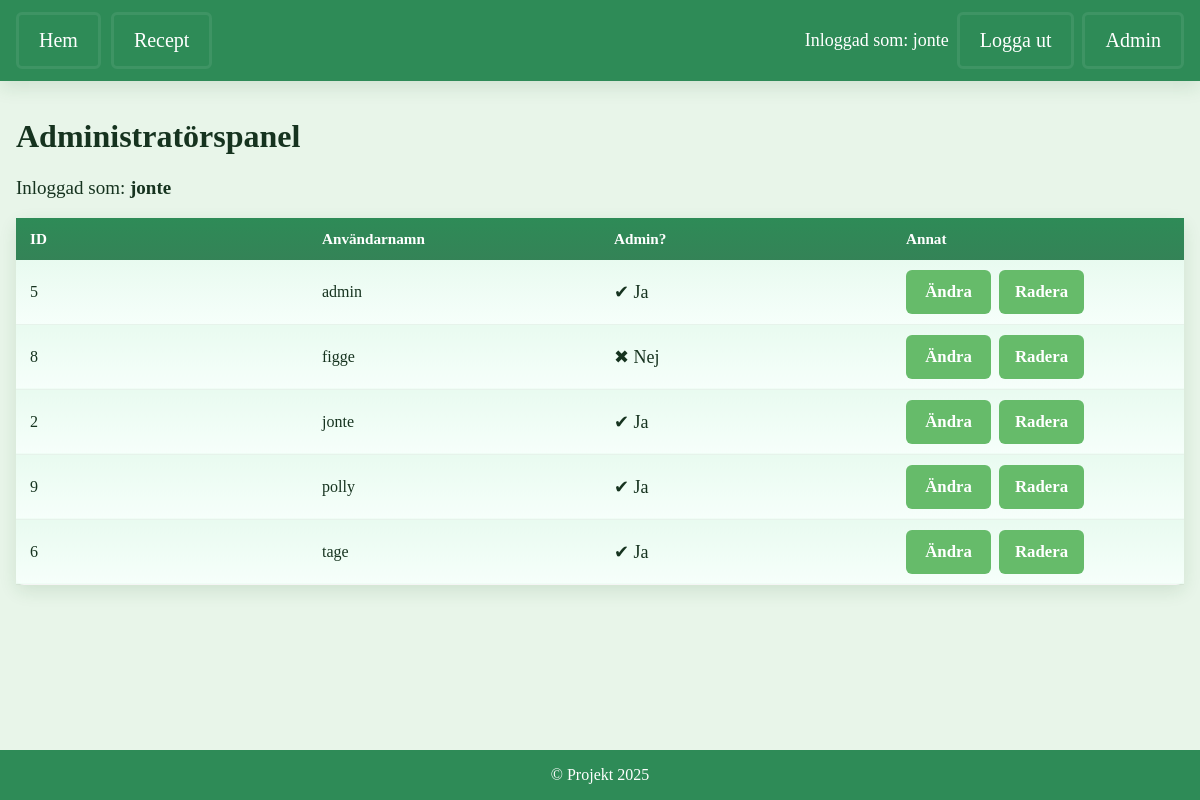
/admin (signed in), run on the app's committed database.
### tables this page shows
CREATE TABLE users (
                       id INTEGER PRIMARY KEY AUTOINCREMENT,
                       username TEXT NOT NULL UNIQUE,
                       password TEXT NOT NULL,
                       admin INTEGER NOT NULL DEFAULT 0
                   );

### app.py (the view)
@app.route('/admin')
def admin_index():
    if not session.get('username'):
        return redirect(url_for('login'))
    if not session.get('is_admin'):
        return redirect(url_for('recipe'))
    with sqlite3.connect('app.db') as conn:
        conn.row_factory = sqlite3.Row
        cursor = conn.cursor()
        cursor.execute("SELECT id, username, admin FROM users ORDER BY username")
        users = cursor.fetchall()
    return render_template('admin.html', users=users)

### templates/admin.html (shortened to what this page needs)
{% extends "base.html" %}
{% block content %}
<h1>Administratörspanel</h1>
<p>Inloggad som: <strong>{{ session.username }}</strong></p>
<table class="admin-table" aria-label="Administratörstabell med användare">
    <thead>
        <tr>
            <th scope="col">ID</th>
            <th scope="col">Användarnamn</th>
            <th scope="col">Admin?</th>
            <th scope="col">Annat</th>
        </tr>
    </thead>
    <tbody>
        {% for user in users %}
        <tr aria-label="Användare {{ user.username }}">
            <td>{{ user.id }}</td>
            <td>{{ user.username }}</td>
            <td>
                {% if user.admin %}
                    <span aria-label="Är administratör">✔ Ja</span>
                {% else %}
                    <span aria-label="Är inte administratör">✖ Nej</span>
                {% endif %}
            <td>
                <div class="admin-actions">
                    <a class="btn" href="{{ url_for('admin_edit_user', user_id=user['id']) }}" aria-label="Ändra användare {{ user.username }}">Ändra</a>
                    <form method="POST" action="{{ url_for('admin_delete_user', user_id=user['id']) }}" style="margin: 0;" aria-label="Formulär för att radera användare">
                        <button class="btn" type="submit" aria-label="Radera användare {{ user.username }}">Radera</button>
                    </form>
                </div>
             </td>
         </tr>
        {% endfor %}
    </tbody>
</table>
{% endblock %}

### templates/base.html (shortened to what this page needs)
<!DOCTYPE html>
<html lang="en">
<head>
    <link rel="stylesheet" href="{{ url_for('static', filename='style.css') }}">
</head>
<body>
    <div class="app">
        {% if not hide_nav %}
        <nav class="main-nav">
            <div class="nav-inner">
                <div class="nav-list">
                <a class="nav-link" href="{{ url_for('index') }}" aria-label="Gå till startsidan">Hem</a>
                <a class="nav-link" href="{{ url_for('recipe_collection') }}" aria-label="Visa receptsamling">Recept</a>
                </div>
                <div class="left">
                    {% if session.get('username') %}
                        <span aria-label="Inloggad användare">Inloggad som: {{ session.get('username') }}</span>
                        <a class="nav-link" href="{{ url_for('logout') }}" aria-label="Logga ut från systemet">Logga ut</a>
                    {% else %}
                        <a class="nav-link" href="{{ url_for('login') }}" aria-label="Logga in på systemet">Logga in</a>
                        <a class="nav-link" href="{{ url_for('register') }}" aria-label="Registrera nytt konto">Registrera</a>
                    {% endif %}
                    {% if session.get('is_admin') %}
                        <a class="nav-link" href="{{ url_for('admin_index') }}" aria-label="Öppna administratörspanel">Admin</a>
                    {% endif %}
                </div>
            </div>
        </nav>
        {% endif %}
        <main class="site-main container content-left">
            {% block content %}{% endblock %}
        </main>
        {% if not hide_nav %}
        <footer>
            &copy; Projekt 2025
        </footer>
        {% endif %}
    </div>
</body>
</html>

### static/style.css (style rules this page uses)
:root { --primary-color: #2E8B57; --secondary-color: #E8F5E9; --third-color: #66BB6A; --forth-color: #1B5E20; --font-family: 'Arial, sans-serif'; --bg: var(--secondary-color); --text-color: #16331f; --muted: #466c53; --accent: #ffd54f; --danger: #d32f2f; --shadow: 0 6px 18px rgba(27,94,32,0.12); --radius: 8px; --gap: 12px; --nav-bg: var(--primary-color); --btn-bg: var(--third-color); --btn-hover: #4ea05a; --btn-contrast: #ffffff; }
html, body { height: 100%; margin: 0; background: var(--bg); color: var(--text-color); font-family: var(--font-family); -webkit-font-smoothing: antialiased; -moz-osx-font-smoothing: grayscale; }
p { font-size: 19px; }
a { color: inherit; text-decoration: none; }
.container { max-width: 980px; margin: 0 auto; padding: 0 16px; box-sizing: border-box; }
.app { min-height: 100vh; display: flex; flex-direction: column; }
.site-main { flex: 1 0 auto; display: block; min-height: 0; }
.main-nav { width: 100%; background: var(--nav-bg); color: white; padding: 12px 0; box-shadow: var(--shadow); border-radius: 0; }
.nav-inner { max-width: 980px; margin: 0 auto; padding: 0 16px; display: flex; align-items: center; justify-content: space-between; gap: 12px; }
.nav-list { display:flex; gap:10px; align-items:center; flex-wrap:wrap; }
.left, .nav-actions { display:flex; gap:8px; align-items:center; }
.nav-list { display: flex; gap: 10px; align-items: center; flex-wrap: nowrap; }
.nav-list, .nav-actions { white-space: nowrap; overflow-x: auto; }
.nav-link { padding: 12px 18px; background: transparent; color: white; border-radius: 6px; border: 3px solid rgba(255,255,255,0.08); font-size: 18px; transition: transform 0.12s cubic-bezier(.2,.9,.2,1), background 0.12s, box-shadow 0.12s; }
span { font-size: 18px; }
.btn { cursor: pointer; display: inline-flex; gap: 8px; align-items: center; justify-content: center; padding: 12px 20px; border-radius: 6px; border: none; color: var(--btn-contrast); background: var(--btn-bg); transition: transform 0.08s, background 0.12s, box-shadow 0.12s; font-weight: 600; font-family: var(--font-family); font-size: 1.05rem; }
button.btn { border: none; padding: 12px 20px; font-size: 1.05rem; font-family: var(--font-family); }
.btn { transition: transform 0.12s cubic-bezier(.2,.9,.2,1), background 0.12s, box-shadow 0.12s; }
::placeholder { font-size: 18px; }
form { margin: 0; }
footer { background: var(--nav-bg); padding: 16px 0; text-align: center; color: white; margin-top: auto; width: 100%; flex-shrink: 0; }
.admin-table { width: 100%; max-width: 100%; border-collapse: collapse; background: white; border-radius: 8px; overflow-x: auto; box-shadow: var(--shadow); table-layout: fixed; box-sizing: border-box; }
.admin-table thead th { background: linear-gradient(180deg, var(--nav-bg), color-mix(in srgb, var(--nav-bg) 85%, black 10%)); color: white; padding: 12px 14px; text-align: left; font-weight: 700; font-size: 0.95rem; }
.admin-table tbody tr { border-bottom: 1px solid rgba(0,0,0,0.04); }
.admin-table td { padding: 10px 14px; vertical-align: middle; color: var(--text-color); }
.admin-table tbody td { background: linear-gradient(180deg, rgba(230,250,238,0.9), rgba(245,255,250,0.9)); }
.admin-actions { display: flex; gap: 8px; align-items: center; }
.admin-actions a.btn, .admin-actions button.btn { display: inline-flex; gap: 8px; align-items: center; justify-content: center; min-width: 85px; width: 85px; box-sizing: border-box; }
.admin-table td .admin-actions { gap: 8px; display: flex; align-items: center; }
.site-main { flex: none; display: block; }
.site-main.container.content-left { margin: 0; padding: 16px; max-width: 100%; width: 100%; box-sizing: border-box; }
@media (min-width: 1200px) { .container { max-width: 1200px; padding: 0 24px; } }
@media (min-width: 1200px) { .nav-inner { max-width: 1200px; } }
@media (min-width: 1200px) { .nav-link { font-size: 20px; padding: 14px 20px; } }

### data on the page
users: get "jonte", username "jonte", id "2", admin "✔ Ja"
users: id "5", username "admin", admin "✔ Ja"
users: id "8", username "figge", admin "✖ Nej"
users: id "9", username "polly", admin "✔ Ja"
users: id "6", username "tage", admin "✔ Ja"
